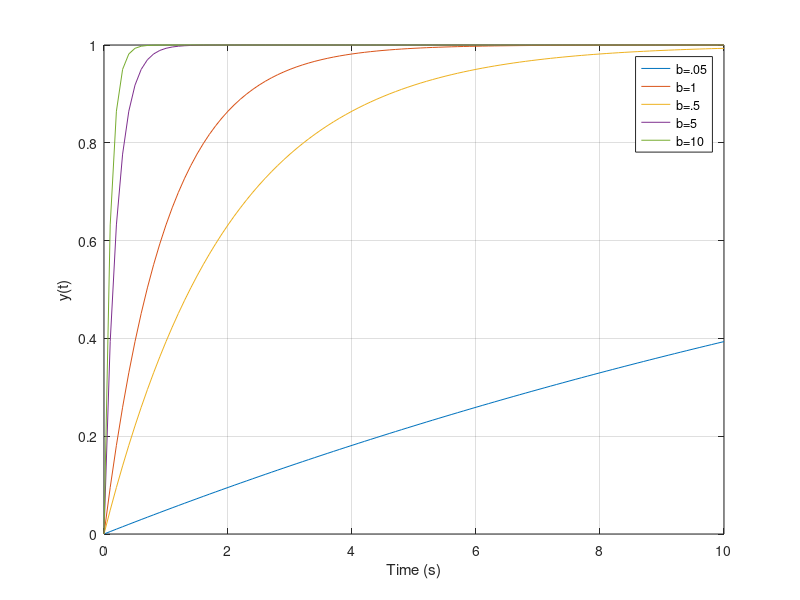

Write MATLAB code to recreate this figure.
%Marcus Winters
%ME203
%10/8/21
%Homework 2
%Problem 8

clc; clear all; format compact;
t=0:.1:10;
b1=.05;
b2=1;
b3=.5;
b4=5;
b5=10;

y=1-exp(-b1*t);
plot(t,y)
hold on

y2=1-exp(-b2*t);
plot(t,y2)
hold on

y3=1-exp(-b3*t);
plot(t,y3)
hold on

y4=1-exp(-b4*t);
plot(t,y4)
hold on

y5=1-exp(-b5*t);
plot(t,y5)
hold on
xlabel('Time (s)')
ylabel ('y(t)')
legend('b=.05','b=1','b=.5','b=5','b=10')
grid on
% the time it takes for y(t) to reach 98% of its steady state value depends
% on b 
% y=.98 so t=-log(.98-1)/b

Time_b1=-log(.02)/b1
Time_b2=-log(.02)/b2
Time_b3=-log(.02)/b3
Time_b4=-log(.02)/b4
Time_b5=-log(.02)/b5
